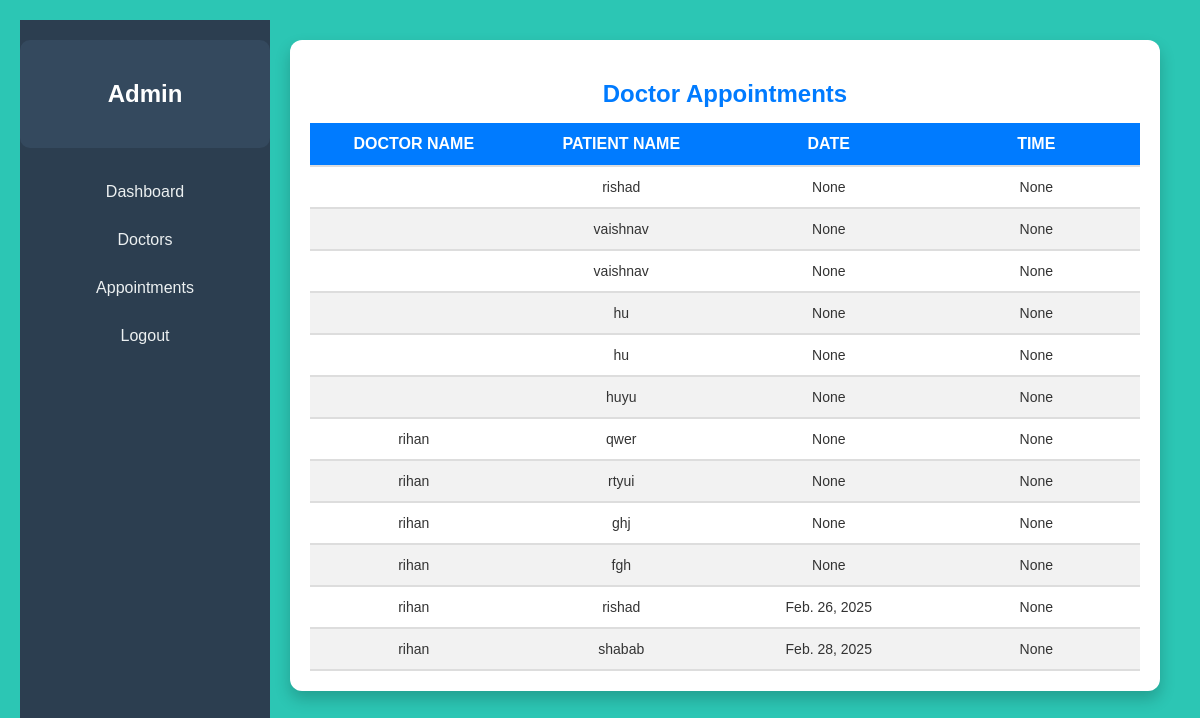
/api/viewappointment, run on an earlier commit of the app's database.
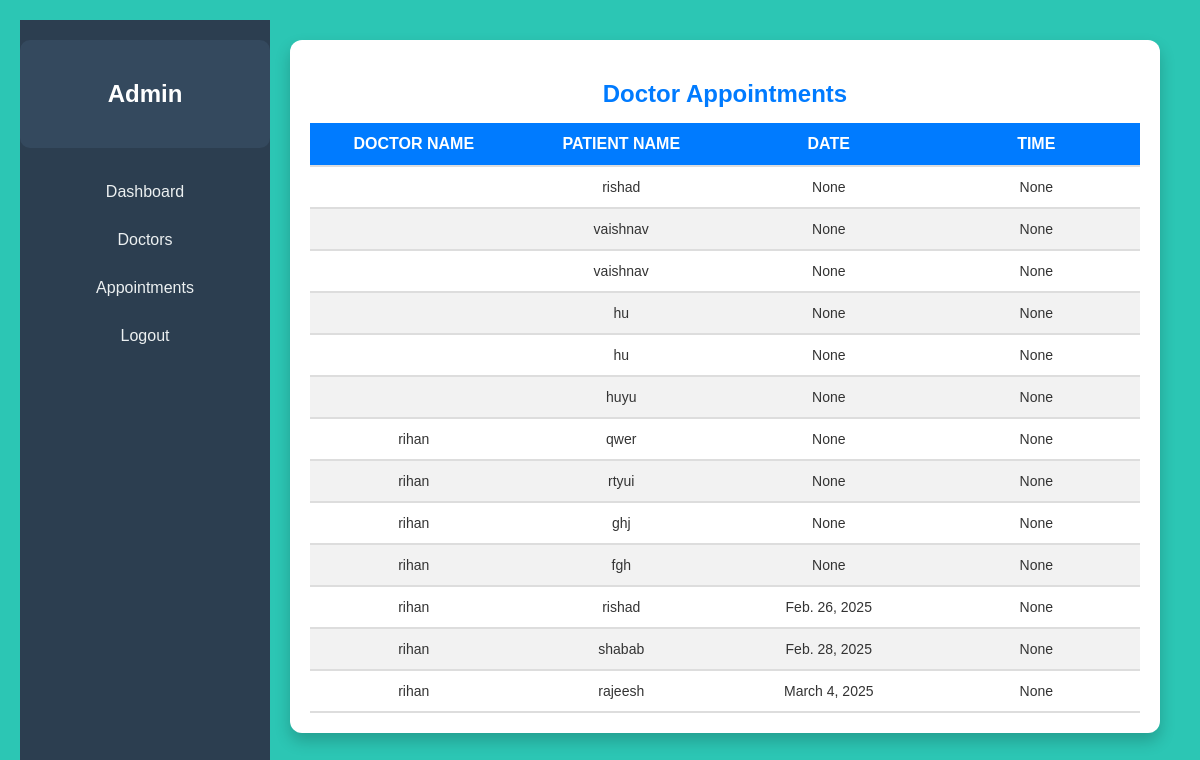
And on a later commit of the database.
### Predictivehealthapp/models.py (models this page shows)
class bookinginfoTable(models.Model):
    USERID=models.ForeignKey(userTable,on_delete=models.CASCADE,null=True,blank=True,related_name='userid')
    DOCTORID=models.ForeignKey(DoctorTable,on_delete=models.CASCADE,null=True,blank=True,)
    patient_name=models.CharField(max_length=300,null=True,blank=True)
    patient_age=models.CharField(max_length=300,null=True,blank=True)
    patient_height=models.CharField(max_length=300,null=True,blank=True)
    patient_weight=models.CharField(max_length=300,null=True,blank=True)
    patient_addr=models.CharField(max_length=300,null=True,blank=True)
    APPOINTMENTDATE=models.DateField(null=True,blank=True)
    APPOINTMENTTIME=models.TimeField(null=True,blank=True)
    visitReason=models.CharField(max_length=300,null=True,blank=True)
    status=models.CharField(max_length=20,null=True,blank=True)

class DoctorTable(models.Model):
    LOGINID=models.ForeignKey(LoginTable,on_delete=models.CASCADE,null=True,blank=True)
    Name=models.CharField(max_length=20,null=True,blank=True)
    specialization=models.CharField(max_length=20,null=True,blank=True)
    qualification=models.CharField(max_length=20,null=True,blank=True)
    phone=models.BigIntegerField(null=True,blank=True)
    email=models.CharField(max_length=255,null=True,blank=True)
    avg_rating=models.DecimalField(max_digits=3, decimal_places=2,null=True,blank=True)
    status=models.CharField(max_length=20,null=True,blank=True)

### Predictivehealthapp/views.py (the view)
# urls.py: path('viewappointment',viewappointment.as_view(),name="viewappointment"),
class viewappointment(View):
    def get(self,request):
        obj=bookinginfoTable.objects.all()
        return render(request,'administrator/view-appointment.html',{'obj':obj})

### templates/administrator/view-appointment.html (shortened to what this page needs)
{% extends 'administrator/admin-dashboard.html' %}
    {% block body %}
    <div class="appointment-container">
        <h2 class="title">Doctor Appointments</h2>
        <div class="responsive-table-container">
            <table class="responsive-table">
                <thead>
                    <tr>
                        <th>Doctor Name</th>
                        <th>Patient Name</th>
                        <th>Date</th>
                        <th>Time</th>
                    </tr>
                </thead>
                <tbody>
                    {% for i in obj %}
                    <tr>
                        <td>{{ i.DOCTORID.Name }}</td>
                        <td>{{ i.patient_name }}</td>
                        <td>{{ i.APPOINTMENTDATE }}</td>
                        <td>{{ i.APPOINTMENTTIME }}</td>
                    </tr>
                    {% endfor %}
                </tbody>
            </table>
        </div>
    </div>
    {% endblock %}

What changed in the data, as far as the page shows it:
added bookinginfoTable: DOCTORID.Name "rihan", patient_name "rajeesh", APPOINTMENTDATE "March 4, 2025", APPOINTMENTTIME "None"
